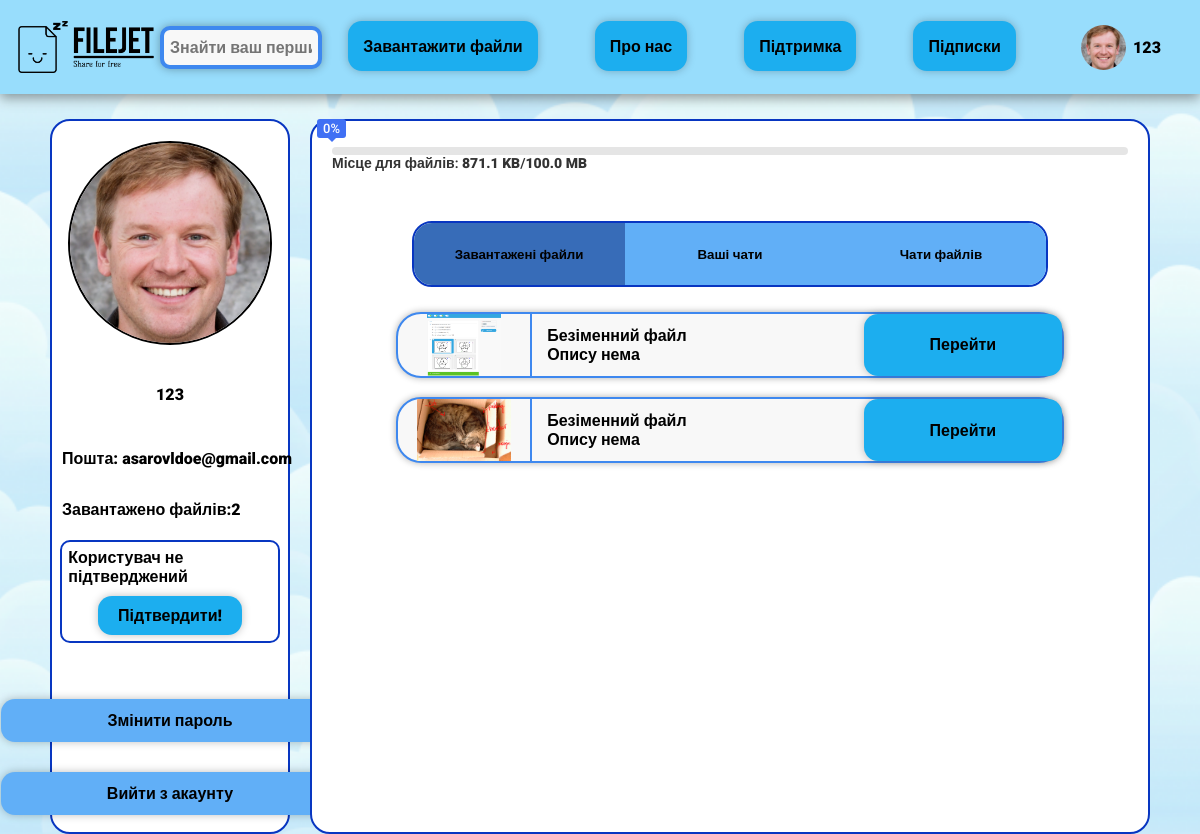
Before: /profile/ (signed in) with the older database file.
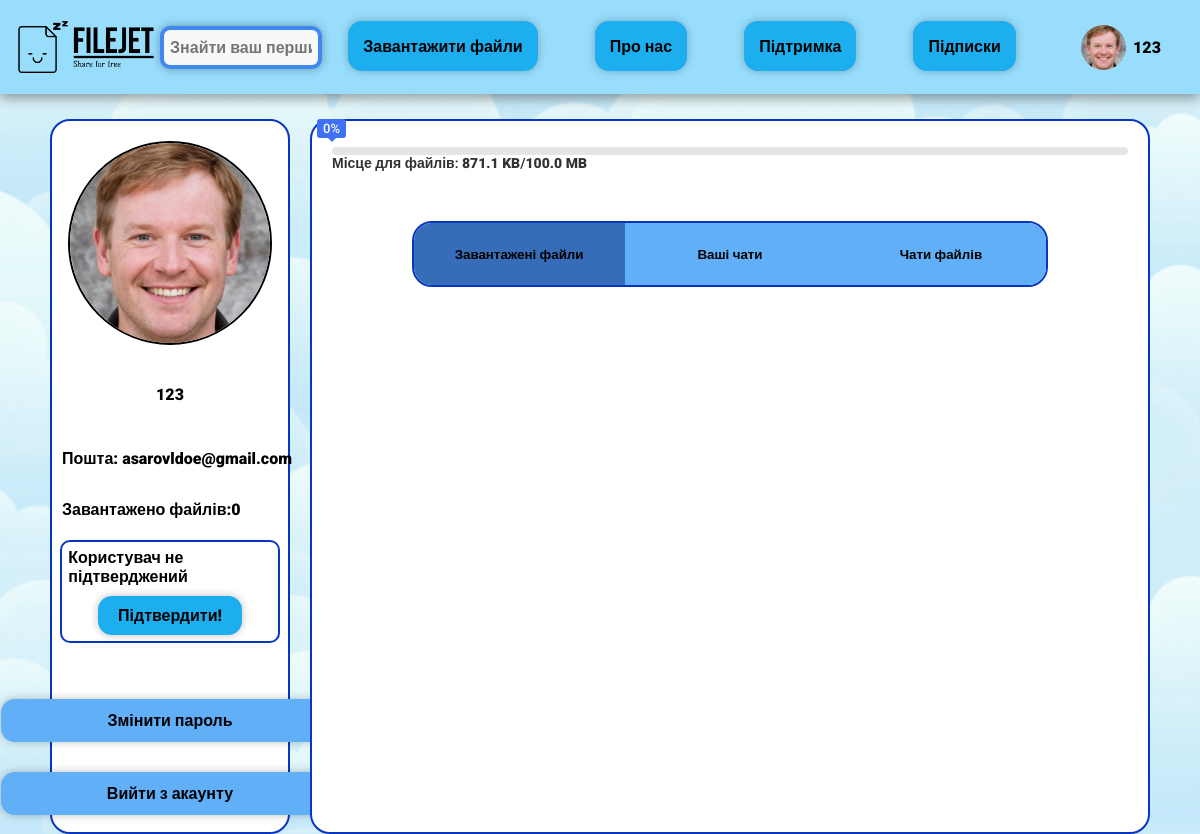
After: the same page with the newer database file.
### ProfileApp/models.py (models this page shows, shortened)
class Profile(models.Model):
    user = models.OneToOneField(User, on_delete=models.CASCADE)
    image = models.ImageField(upload_to='image/%Y/%m/%d', default="unregistered_user.png")
    total_size = models.IntegerField(default=104857600)
    used_size = models.IntegerField(default=0)
    procent_size = models.IntegerField(default=0)

### FileApp/models.py (models this page shows, shortened)
class File(models.Model):
    file_path = models.FileField(upload_to='files/%Y/%m/%d', max_length=255, null=True, blank=True)
    name = models.CharField(max_length=255, default="Безіменний файл")
    description = models.TextField(default="Опису нема")
    category = models.ForeignKey(Category, on_delete=models.CASCADE, null=True, blank=True)
    private = models.BooleanField()
    image = models.ImageField(upload_to='image/%Y/%m/%d', default="file_preview.png")
    user = models.ForeignKey(settings.AUTH_USER_MODEL, on_delete=models.CASCADE)

### ProfileApp/views.py (the view)
# urls.py: path(r'profile/', show_profile, name='profile'),
@login_required(login_url='main')
def show_profile(request):
    context = {}
    files = list(File.objects.filter(user = request.user))
    profile = Profile.objects.get(user=request.user)
    context['profile'] = profile
    context['files'] = files
    context['file_amount'] = len(files)
    chats_to_you = Chat.objects.filter(receive_user = request.user)
    messages_to_profile = []
    try:
        for chat in chats_to_you:
            message_to_profile = Message.objects.filter(chat = chat).order_by('pk').latest('pk')
            message_to_profile_user = message_to_profile.user
            file = chat.file
            message = f"{chat.name} {message_to_profile_user.username}: {message_to_profile.message}"
            message_to_profile_user_list = [file, message]
            messages_to_profile.append(message_to_profile_user_list)
        context['messages_to_profile'] = messages_to_profile
    except Message.DoesNotExist:
        pass
    chats_by_you = Chat.objects.filter(send_user = request.user)
    messages_by_profile = []
    try:
        for chat in chats_by_you:
            message_by_profile = Message.objects.filter(chat = chat).order_by('pk').latest('pk')
            message_by_profile_user = message_by_profile.user
            file = chat.file
            message = f"{chat.name} {message_by_profile_user.username}: {message_by_profile.message}"
            message_by_profile_user_list = [file, message]
            messages_by_profile.append(message_by_profile_user_list)
        context['messages_by_profile'] = messages_by_profile
    except Message.DoesNotExist:
        pass
    return render(request, 'profile.html', context)

### MainApp/templatetags/base.py (called while the page is built)
@register.simple_tag
def give_user(request):
    if request.user.is_authenticated:
        user = request.user
        profile = Profile.objects.get(user=user)
        return profile

### ProfileApp/templates/profile.html (shortened to what this page needs)
{% extends 'base.html' %}
{% load static %}
{% block style %}<link rel="stylesheet" href="{% static 'css/profile.css' %}">{% endblock %}
{% block content %}
<div id="content">
    <div id="profile-menu">
        <div id="profile-picture">
            {% if profile.image %}
            <img class="image_account" src="{{ profile.image.url }}" alt="Нема аккаунту">
            {% else %}
            <img class="image_account" src="{% static 'images/unregistrate_user.png' %}" alt="Нема аккаунту">
            {% endif %}
        </div>
        <div id="text-info">
            <div id="name-login">
                <span>{{ profile.user.username }}</span>
            </div>
            <div id="email">
                <span>Пошта: {{ profile.user.email }}</span>
            </div>
            <div id="amount-files">
                <span>Завантажено файлів:{{ file_amount }}</span>
            </div>
            <div id="acception">
                <span>Користувач не підтверджений</span>
                <a href="{% url 'authenticate' %}" id="button-accept-email">Підтвердити!</a>
            </div>
        </div>
        <div id="profile-buttons">
            <a href="{% url 'password_change' %}"><span>Змінити пароль</span></a>
            <a href="{% url 'logout' %}"><span>Вийти з акаунту</span></a>
        </div>
    </div>
    <div id="profile-content">
        <div class="skill-box">
            <div class="skill-bar">
                <span class="skill-per">
                    <span class="tooltip">{{ profile.procent_size }}%</span>
                </span>
            </div>
            <span class="title">Місце для файлів: <span id="used-size"></span>/<span id="total-size"></span></span>
        </div>
        <div id="buttons-menu">
            <button class="button-profile selected"  value="files">Завантажені файли</button>
            <button class="button-profile" value="your-messages">Ваші чати</button>
            <button class="button-profile" value="messages-to-you">Чати файлів</button>
        </div>
        <div class="change-section" id="files">
            {% for file in files %}
            <div class="box">
                <div class="box-image">
                    {% if file.image %}
                    <img src="{{ file.image.url }}" alt="{{ file.name }}">
                    {% else %}
                    Нема зображення
                    {% endif %}
                </div>
                <div class="box-info">
                    <span>{{ file.name }}</span>
                    <span>{{ file.description }}</span>
                </div>
                    <a class="button-to-box" href="{% url 'file' file.pk %}">Перейти</a>
            </div>
            {% endfor %}
        </div>
    </div>
</div>
{% endblock %}

### MainApp/templates/base.html (shortened to what this page needs)
<html lang="en">
    {% load static %}
    {% load base %}
    {% give_user request as profile %}
<head>
    <link rel="stylesheet" href="{% static 'css/base.css' %}">
    {% block style %} {% endblock %}
</head>
<body>
    <header>
        <div id="left-header-side">
            <p><a href="{% url 'main' %}"><img class="logo" src="{% static 'images/header-logo.png' %}" alt="Логотип компанії"></a></p>
            {% if user.is_authenticated %}
            <input type="text" id="search-bar" placeholder="Знайти ваш перший файл...">
            {% endif %}
        </div>
        <div class="navigation_buttons">
            <a href="{% url 'upload_file' %}">Завантажити файли</a>
            <a href="{% url 'about_us' %}">Про нас</a>
            <a href="{% url 'documentation' %}">Підтримка</a>
            <a href="{% url 'subscription' %}">Підписки</div></a>
        <div class="no_account">
            <a href="{% url 'profile' %}">
                {% if profile.image %}
                <img class="image_account" src="{{ profile.image.url }}" alt="Нема аккаунту">
                {% else %}
                <img class="image_account" src="{% static 'images/unregistrate_user.png' %}" alt="Нема аккаунту">
                {% endif %}
                {{ profile.user.username }}
            </a>
        </div>
    </header>
    {% block content %}{% endblock %}
</body>
</html>

### MainApp/static/css/base.css (style rules this page uses)
* { padding: 0; margin: 0; font-family: 'Roboto', sans-serif; font-weight: 900; }
body { width: 100%; height: 100%; display: flex; flex-flow: column; }
a, a:hover, a:visited, a:active { color: inherit; text-decoration: none; }
header { display: flex; flex-direction: row; justify-content: space-between; align-items: center; width: 100%; height: 100px; background: #98DDFC; box-shadow: 0px 4px 12px rgba(0, 0, 0, 0.4); flex: 0 1 auto; }
#left-header-side { padding-left: 1.5%; gap: 2%; display: flex; justify-content: space-between; width: 28%; align-items: center; }
.logo { width: 136px; height: 52px; flex: none; order: 0; flex-grow: 0; }
header #search-bar { padding: 8px 6px; width: 70%; font-size:16px; background: #F8F8F8; border: 4px solid #3E88EF; box-shadow: 0px 0px 10px rgba(0, 0, 0, 0.32); border-radius: 10px; transition: 500ms ease-in-out; }
.navigation_buttons { display: flex; flex-direction: row; justify-content: center; align-items: center; padding: 0px 0px; gap: 57px; width: 720px; height: 92px; flex: none; order: 1; align-self: stretch; flex-grow: 0; }
.navigation_buttons a { display: flex; flex-direction: row; justify-content: center; align-items: center; padding: 3px 15px; height: 44px; background: #1CAEEF; box-shadow: 0px 0px 8px rgba(0, 0, 0, 0.25); border-radius: 14px; border: 0px; flex: none; order: 0; flex-grow: 0; }
.no_account { display: flex; flex-direction: column; justify-content: center; align-items: center; padding: 5px 40px; width: 78px; height: 74px; border-radius: 10px; flex: none; order: 2; flex-grow: 0; }
.no_account a { display: flex; flex-direction: row; justify-content: center; align-items: center; padding: 5px 19px; gap: 7px; width: 78px; height: 74px; border-radius: 10px; flex: none; order: 2; flex-grow: 0; }
.image_account { box-sizing: border-box; width: 45px; height: 45px; flex: none; flex-grow: 0; width: 45px; height: 45px; border-radius: 100%; font-size: 14px; font-family: 'Roboto'; font-style: normal; font-weight: 700; font-size: 14px; line-height: 150%; letter-spacing: -0.019em; color: #000000; flex: none; flex-grow: 0; }

Changed rows visible on the page:
removed File: image (picture), name "Безіменний файл", description "Опису нема"
removed File: image (picture), name "Безіменний файл", description "Опису нема"
Other visible differences:
{{ file_amount }}: "2" → "0"
